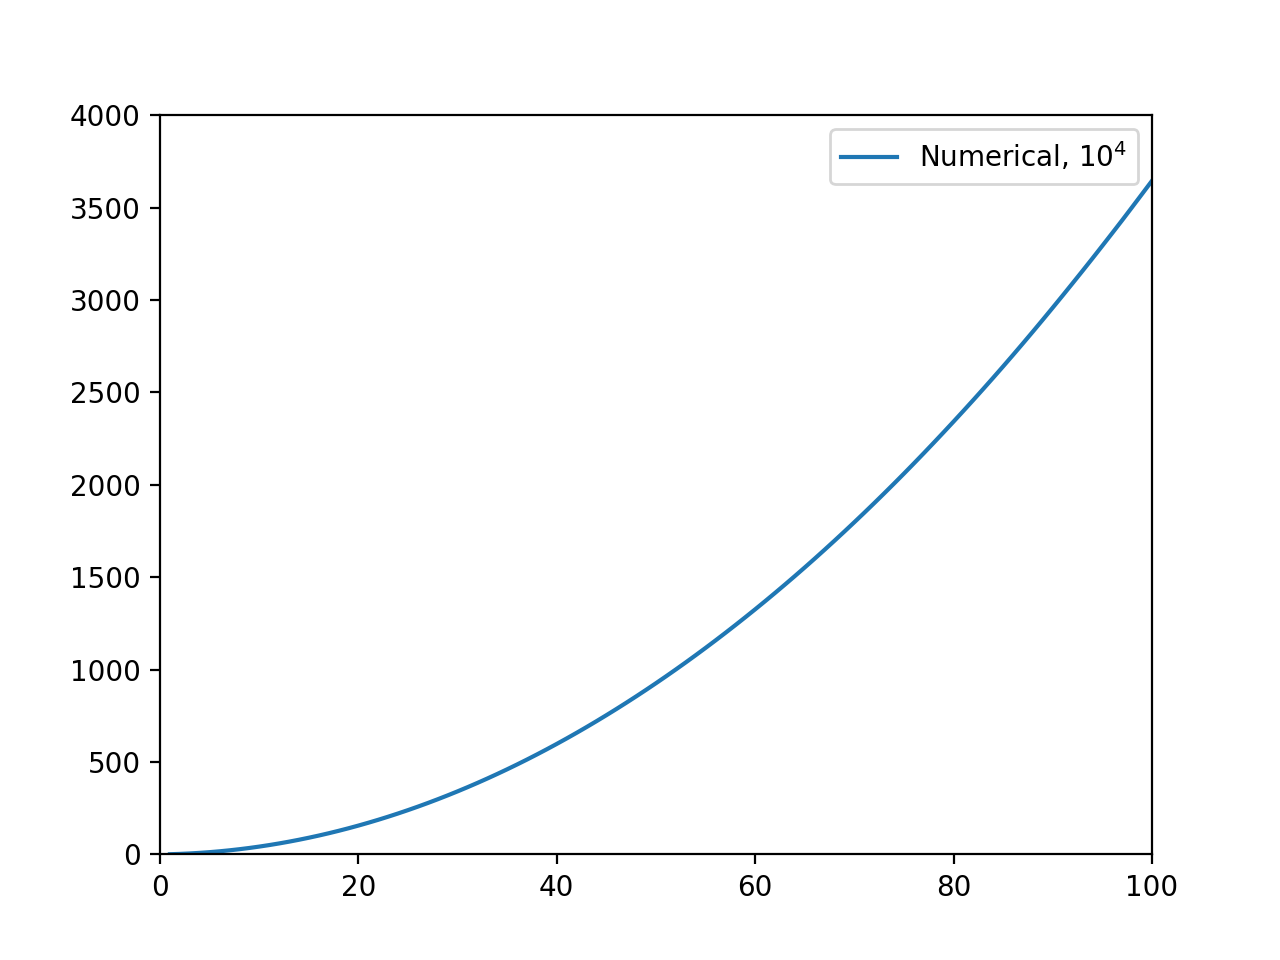

Here is the Python script that generated this plot:
import matplotlib.pyplot as pt

f = open('4_2.dat', encoding = 'utf-8', mode = 'r')
l = [x.strip().split('   ') for x in f]
l1 = l[1:101]
f.close()

x = [float(z[0]) for z in l1]
y = [float(z[1]) for z in l1]

pt.plot(x, y, label = r'Numerical, $10^4$')
pt.legend()
pt.xlim((0, 100))
pt.ylim((0, 4000))
pt.show()
